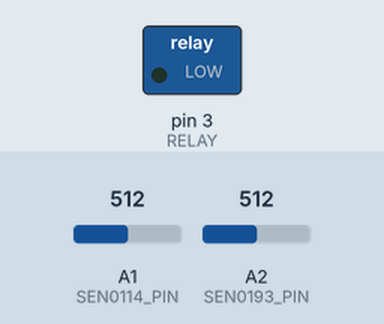
The sketch below on a simulated Arduino Uno, built with avr-gcc and run on an emulated ATmega328P. Shown: switched loads named in the sketch (green lamp = pin HIGH). The test bench sets the inputs (shaded band); at power-on: A1 (SEN0114_PIN) = 512, A2 (SEN0193_PIN) = 512. What the sketch prints to the serial monitor is not drawn.

Above: at 0.5 s.
At 2.0 s:
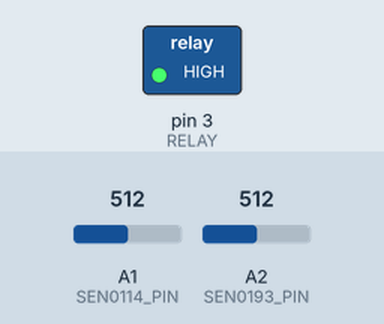
Timing chart, 0 to 6.6 s (numbered marks = the images above):
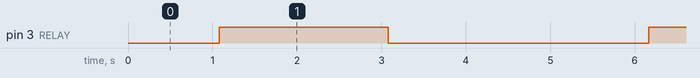

Measured:
- by itself, pin 3 (RELAY): alternates HIGH for 2.0 s and LOW for 3.1 s

The sketch:

bodemvochtigheid.ino
```cpp
const int SEN0114_PIN = A1;
const int SEN0193_PIN = A2;
const int RELAY = 3;

const int RESISTANCE_MIN = 0;
const int RESISTANCE_MAX = 760;
const int CAPACITANCE_MAX = 250;
const int CAPACITANCE_MIN = 516;

/*
  https://wiki.dfrobot.com/Moisture_Sensor__SKU_SEN0114_
  Resistance sensor values:
    Dry: 0  ~300
    Wet: 300~700
    Water: 700~950
*/

/*
 https://wiki.dfrobot.com/Capacitive_Soil_Moisture_Sensor_SKU_SEN0193
 Capacitive sensor values
    Dry: (520 430]
    Wet: (430 350]
    Water: (350 260]
*/

void setup() {
  Serial.begin(9600);

  pinMode(RELAY, OUTPUT);
}

void loop() {
  int resSensorValue = analogRead(SEN0114_PIN);
  int resMoisturePercentage = calculateMoisturePercentage(resSensorValue, RESISTANCE_MIN, RESISTANCE_MAX);

  int capSensorValue = analogRead(SEN0193_PIN);
  int capMoisturePercentage = calculateMoisturePercentage(capSensorValue, CAPACITANCE_MIN, CAPACITANCE_MAX);

  outputSerialSoilValues("Resistance type ", resSensorValue, resMoisturePercentage);
  outputSerialSoilValues("Capacitance type ", capSensorValue, capMoisturePercentage);
  delay(1000);

  digitalWrite(RELAY, HIGH);   //Turn on relay
  delay(2000);
  digitalWrite(RELAY, LOW);    //Turn off relay
  delay(2000);
}

int calculateMoisturePercentage(int sensorValue, int sensorMinValue, int sensorMaxValue) {
    return map(sensorValue, sensorMaxValue, sensorMinValue, 100, 0);
}

void outputSerialSoilValues(String soilSensorType, int rawValue, int percentage) {
  Serial.print(soilSensorType + "soil sensor value: ");
  Serial.print(rawValue);
  Serial.print(" - Soil moisture percentage: ");
  Serial.print(percentage);
  Serial.println("%");
}
```
